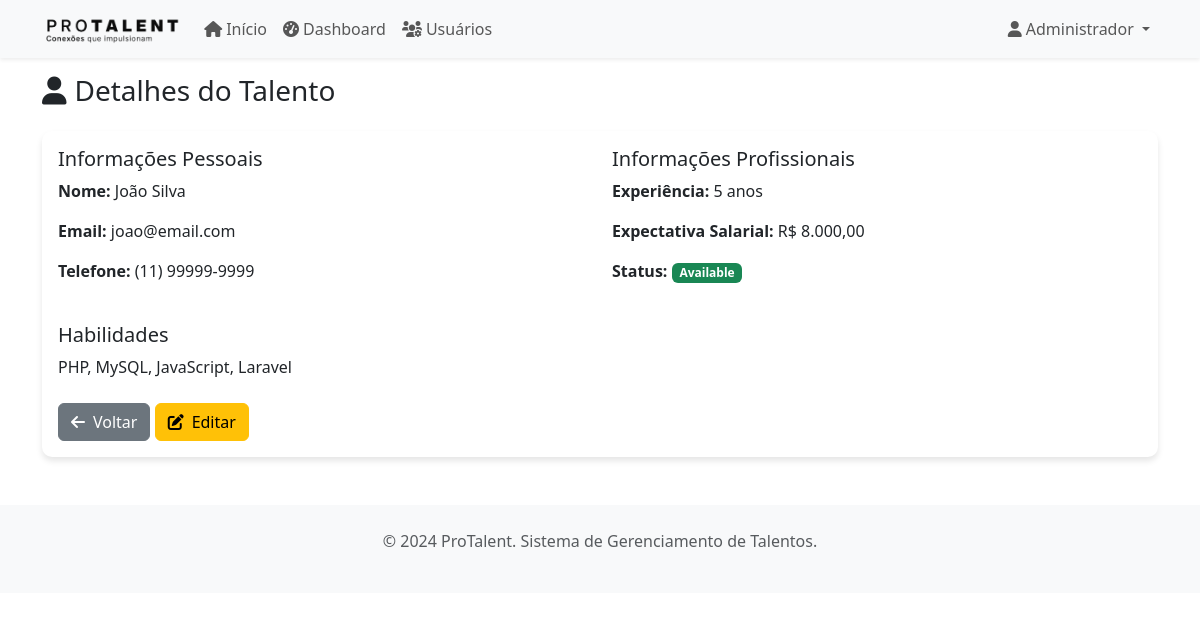
The page /talents.php?action=view&id=1 (signed in) on the database its author committed.
### tables this page shows
CREATE TABLE IF NOT EXISTS talents (
    id INT AUTO_INCREMENT PRIMARY KEY,
    name VARCHAR(100) NOT NULL,
    email VARCHAR(100) NOT NULL,
    phone VARCHAR(20),
    skills TEXT,
    experience_years INT DEFAULT 0,
    salary_expectation DECIMAL(10,2),
    status ENUM('available', 'hired', 'inactive') DEFAULT 'available',
    created_at TIMESTAMP DEFAULT CURRENT_TIMESTAMP,
    updated_at TIMESTAMP DEFAULT CURRENT_TIMESTAMP ON UPDATE CURRENT_TIMESTAMP
);

### models/Talent.php (called while the page is built, shortened)
<?php
class Talent {
    private $conn;
    private $table_name = "talents";
    public $id;
    public function __construct($db) {
        $this->conn = $db;
    }
    public function readOne() {
        $query = "SELECT id, name, email, phone, skills, experience_years, salary_expectation, status, created_at
                  FROM " . $this->table_name . " WHERE id = ? LIMIT 0,1";
        $stmt = $this->conn->prepare($query);
        $stmt->bindParam(1, $this->id);
        $stmt->execute();
        $row = $stmt->fetch(PDO::FETCH_ASSOC);
        if($row) {
            $this->name = $row['name'];
            $this->email = $row['email'];
            $this->phone = $row['phone'];
            $this->skills = $row['skills'];
            $this->experience_years = $row['experience_years'];
            $this->salary_expectation = $row['salary_expectation'];
            $this->status = $row['status'];
            return true;
        }
        return false;
    }
}
?>

### talents.php (the view, shortened to what this page needs)
<?php
require_once 'models/Talent.php';
$database = new Database();
$db = $database->getConnection();
$talent = new Talent($db);
$action = $_GET['action'] ?? 'list';
include 'includes/header.php';
?>
<?php if ($action == 'list'): ?>
    <div class="row mb-4">
        <div class="col-md-6">
            <h1 class="h3 mb-0">
                <i class="fas fa-user-tie me-2"></i>Gerenciar Talentos
            </h1>
        </div>
        <div class="col-md-6 text-end">
            <a href="?action=create" class="btn btn-primary">
                <i class="fas fa-plus me-2"></i>Novo Talento
            </a>
        </div>
    </div>
    <div class="card mb-4">
        <div class="card-body">
            <form method="GET" class="row g-3">
                <input type="hidden" name="action" value="list">
                <div class="col-md-4">
                    <label class="form-label">Status</label>
                    <select name="status" class="form-select">
                        <option value="">Todos</option>
                        <option value="available" <?php echo ($_GET['status'] ?? '') == 'available' ? 'selected' : ''; ?>>Disponível</option>
                        <option value="hired" <?php echo ($_GET['status'] ?? '') == 'hired' ? 'selected' : ''; ?>>Contratado</option>
                        <option value="inactive" <?php echo ($_GET['status'] ?? '') == 'inactive' ? 'selected' : ''; ?>>Inativo</option>
                    </select>
                </div>
                <div class="col-md-4">
                    <label class="form-label">Buscar por Habilidades</label>
                    <input type="text" name="skills" class="form-control" value="<?php echo $_GET['skills'] ?? ''; ?>" placeholder="PHP, JavaScript...">
                </div>
                <div class="col-md-4">
                    <label class="form-label">&nbsp;</label>
                    <div>
                        <button type="submit" class="btn btn-primary">
                            <i class="fas fa-search me-2"></i>Filtrar
                        </button>
                        <a href="talents.php" class="btn btn-outline-secondary">
                            <i class="fas fa-times me-2"></i>Limpar
                        </a>
                    </div>
                </div>
            </form>
        </div>
    </div>
    <div class="card">
        <div class="card-body">
            <div class="table-responsive">
                <table class="table table-hover">
                    <thead>
                        <tr>
                            <th>Nome</th>
                            <th>Email</th>
                            <th>Telefone</th>
                            <th>Habilidades</th>
                            <th>Experiência</th>
                            <th>Salário Esperado</th>
                            <th>Status</th>
                            <th>Ações</th>
                        </tr>
                    </thead>
                    <tbody>
                        <?php
                        $talents = $talent->read();
                        while ($row = $talents->fetch(PDO::FETCH_ASSOC)):
                        ?>
                        <tr>
                            <td><?php echo htmlspecialchars($row['name']); ?></td>
                            <td><?php echo htmlspecialchars($row['email']); ?></td>
                            <td><?php echo htmlspecialchars($row['phone']); ?></td>
                            <td>
                                <small class="text-muted">
                                    <?php echo htmlspecialchars(substr($row['skills'], 0, 50)) . (strlen($row['skills']) > 50 ? '...' : ''); ?>
                                </small>
                            </td>
                            <td><?php echo $row['experience_years']; ?> anos</td>
                            <td>R$ <?php echo number_format($row['salary_expectation'], 2, ',', '.'); ?></td>
                            <td>
                                <span class="badge bg-<?php
                                    echo $row['status'] == 'available' ? 'success' :
                                        ($row['status'] == 'hired' ? 'danger' : 'secondary');
                                ?>">
                                    <?php echo ucfirst($row['status']); ?>
                                </span>
                            </td>
                            <td>
                                <a href="?action=view&id=<?php echo $row['id']; ?>"
                                   class="btn btn-sm btn-outline-primary">
                                    <i class="fas fa-eye"></i>
                                </a>
                                <a href="?action=edit&id=<?php echo $row['id']; ?>"
                                   class="btn btn-sm btn-outline-warning">
                                    <i class="fas fa-edit"></i>
                                </a>
                                <button type="button" class="btn btn-sm btn-outline-danger"
                                        onclick="confirmDelete(<?php echo $row['id']; ?>, '<?php echo htmlspecialchars($row['name']); ?>')">
                                    <i class="fas fa-trash"></i>
                                </button>
                            </td>
                        </tr>
                        <?php endwhile; ?>
                    </tbody>
                </table>
            </div>
        </div>
    </div>
<?php elseif ($action == 'view'): ?>
    <?php
    $talent->id = $_GET['id'] ?? '';
    $talent->readOne();
    ?>
    <div class="row mb-4">
        <div class="col-12">
            <h1 class="h3 mb-0">
                <i class="fas fa-user me-2"></i>Detalhes do Talento
            </h1>
        </div>
    </div>
    <div class="card">
        <div class="card-body">
            <div class="row">
                <div class="col-md-6">
                    <h5>Informações Pessoais</h5>
                    <p><strong>Nome:</strong> <?php echo htmlspecialchars($talent->name); ?></p>
                    <p><strong>Email:</strong> <?php echo htmlspecialchars($talent->email); ?></p>
                    <p><strong>Telefone:</strong> <?php echo htmlspecialchars($talent->phone); ?></p>
                </div>
                <div class="col-md-6">
                    <h5>Informações Profissionais</h5>
                    <p><strong>Experiência:</strong> <?php echo $talent->experience_years; ?> anos</p>
                    <p><strong>Expectativa Salarial:</strong> R$ <?php echo number_format($talent->salary_expectation, 2, ',', '.'); ?></p>
                    <p><strong>Status:</strong>
                        <span class="badge bg-<?php
                            echo $talent->status == 'available' ? 'success' :
                                ($talent->status == 'hired' ? 'danger' : 'secondary');
                        ?>">
                            <?php echo ucfirst($talent->status); ?>
                        </span>
                    </p>
                </div>
            </div>
            <div class="mt-4">
                <h5>Habilidades</h5>
                <p><?php echo nl2br(htmlspecialchars($talent->skills)); ?></p>
            </div>
            <div class="mt-4">
                <a href="talents.php" class="btn btn-secondary">
                    <i class="fas fa-arrow-left me-2"></i>Voltar
                </a>
                <a href="?action=edit&id=<?php echo $talent->id; ?>" class="btn btn-warning">
                    <i class="fas fa-edit me-2"></i>Editar
                </a>
            </div>
        </div>
    </div>
<?php endif; ?>
<?php include 'includes/footer.php'; ?>

### includes/header.php (style rules this page uses)
.card { box-shadow: 0 4px 6px rgba(0, 0, 0, 0.1); border: none; border-radius: 10px; }

### rows shown on the page
talents: name "João Silva", email "joao@email.com", phone "(11) 99999-9999", experience_years "5", salary_expectation "8.000,00", status "Available", skills "PHP, MySQL, JavaScript, Laravel"

### other values the page prints
$_SESSION['user_name'] "Administrador"
